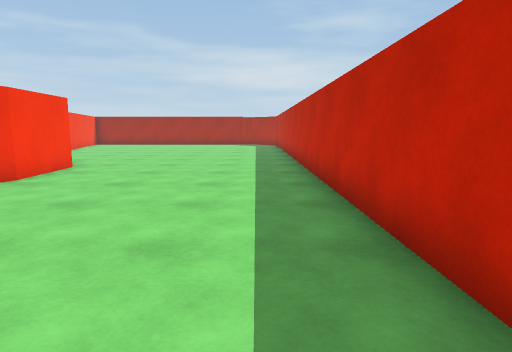
view 1 (above)

13 first-person views from a walk through a Unity game level. The camera is 1.2 m above the floor, tilts 8° down and sees 75° across. The floor is counted in squares, 1 m on a side. Each view is taken from the middle of a square. On the plan, view 1 faces up. The plan holds only what a view shows up to about 14 squares ahead; the rest is blank. The place goes on beyond the plan.

view 2
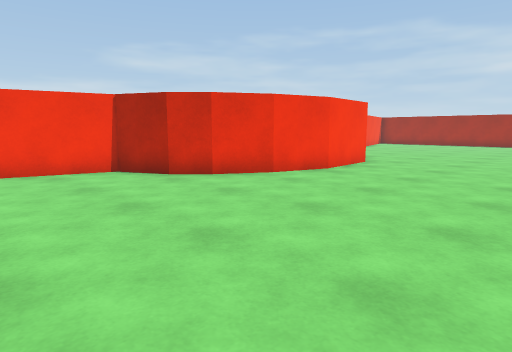

view 3
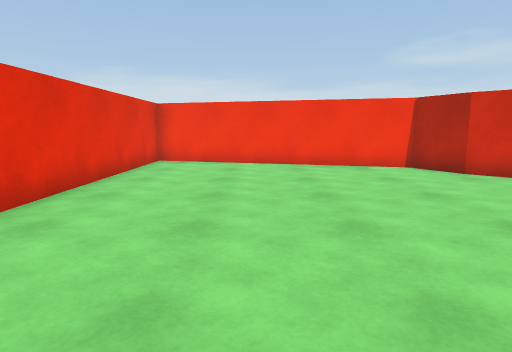

view 4
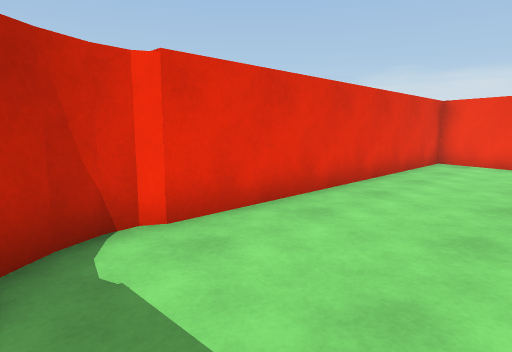

view 5
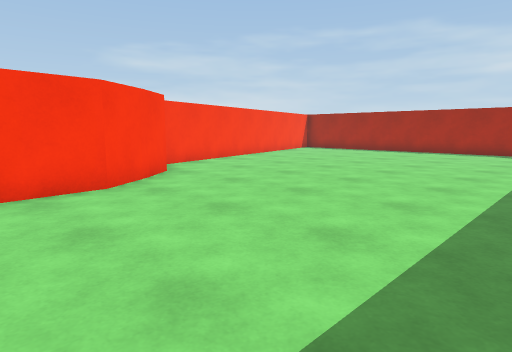

view 6
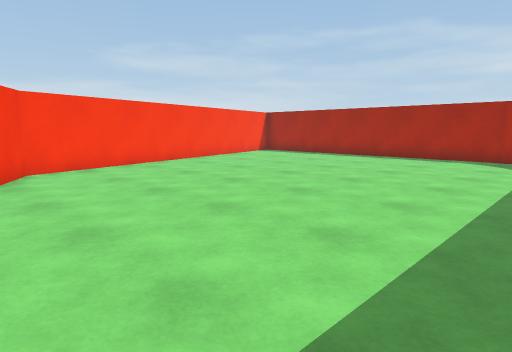

view 7
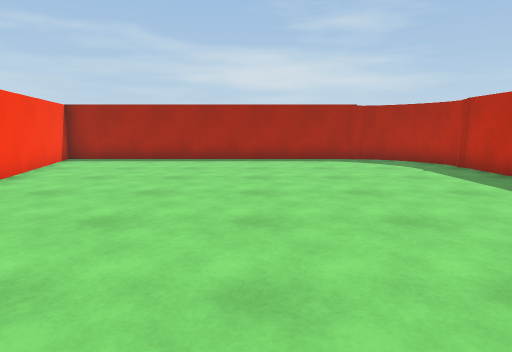

view 8
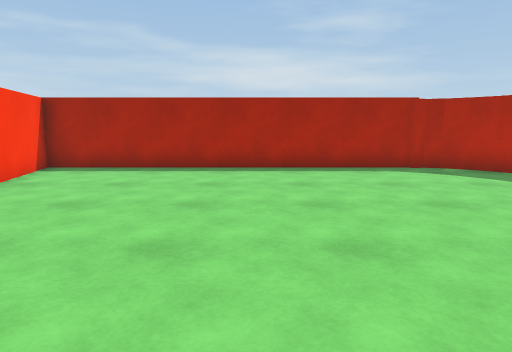

view 9
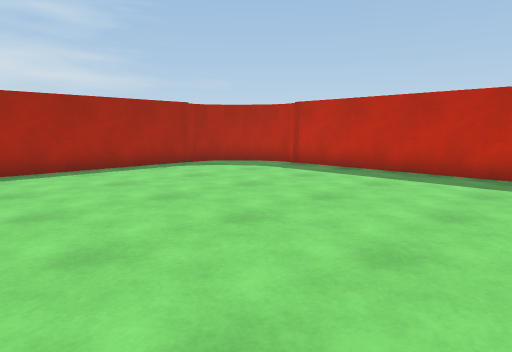

view 10
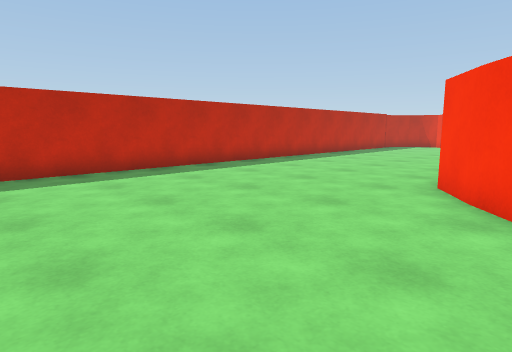

view 11
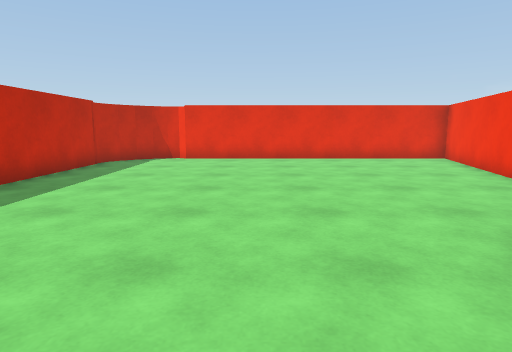

view 12
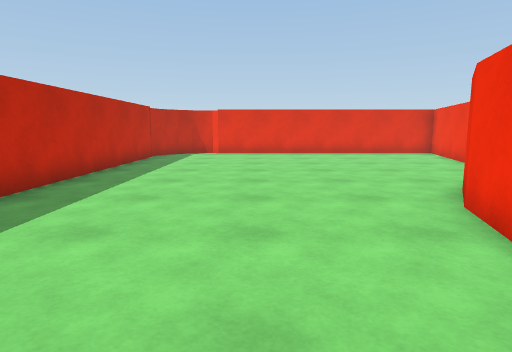

view 13
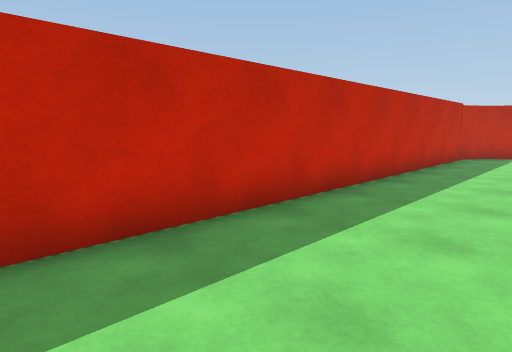

### Floor plan
Points are (right, up) in squares from view 1. A wall is a line through its corners. A room is listed if a view was taken in it or the views show most of it. See-through windows are left out.
Room 1 (views 1, 2, 3, 4, 5, 6, 7, 8, 9, 10, 11, 12, 13)
walls: (-6.8, 12) (-5.9, 10.6) (-5.7, 7.8) (-6.3, 5.8); (-7.7, 13) (-6.7, 11.9); (-6.2, 6) (-7.1, 4.4); (-7, 4.5) (-7.9, 3.6) (-9.5, 2.9) (-11.8, -5.7) (-0.2, -5.7); (1.4, 23.4) (1.6, 23.8) (1.5, 24.4); (1.5, 24.3) (1.2, 25); (1.2, 24.9) (0.8, 25.5); (0.9, 25.4) (0.2, 26); (0.3, 25.9) (-0.3, 26.3) (-0.8, 26.4); (-1.1, 26.4) (-12.6, 26.4) (-9.3, 13.9) (-7.9, 13.1); (1.2, -4.8) (1.5, -4.3); (0.7, -5.3) (1.4, -4.5) (1.6, -3.8) (1.6, -3.6) (1.6, 23.5); (0.1, -5.7) (0.8, -5.2); (-0.4, -5.9) (0.2, -5.6)

Positions as (right, up) in squares from view 1, and headings:
1: (0, 0), facing up
2: (0, -1), facing up-left
3: (1, -2), facing left
4: (1, -2), facing down-left
5: (1, 8), facing up-left
6: (1, 12), facing up-left
7: (-5, 13), facing up
8: (-6, 16), facing up
9: (-8, 16), facing up-right
10: (-8, 18), facing down-right
11: (-4, 8), facing down
12: (-3, 11), facing down
13: (-2, 11), facing down-right
